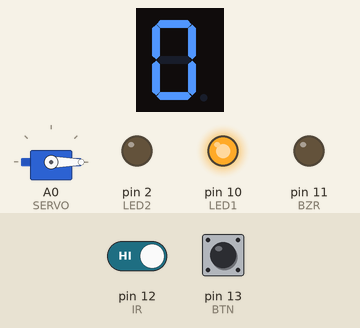
Recording of a sketch running on a simulated Arduino Uno, built with avr-gcc and run on an emulated ATmega328P. On the bench: 1-digit seven-segment display, servo, output pins drawn as LEDs (lit = HIGH). Wiring (inferred from the names in the program): 1-digit 7-segment display, segments lit when HIGH: segments pin 3, pin 4, pin 5, pin 6, pin 7, pin 8, pin 9. The test bench sets the inputs (shaded band); at power-on: pin 12 (IR) HIGH, pin 13 (BTN) HIGH. The segment pins are drawn as the display they are named for; pins used as bus, display or sensor lines are not drawn.

Above: at 1.8 s.
1.9 s: pin 12 (IR) driven LOW
At 2.3 s:
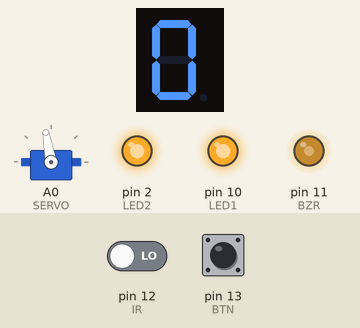
4.9 s: pin 13 (BTN) pulled LOW for 0.6 s
At 5.9 s:
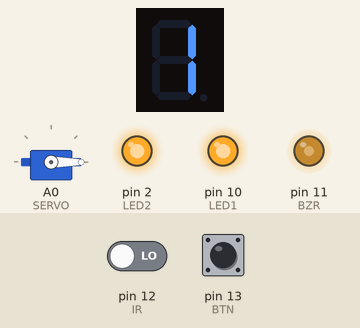
8.5 s: pin 13 (BTN) pulled LOW for 1 s
At 20.1 s:
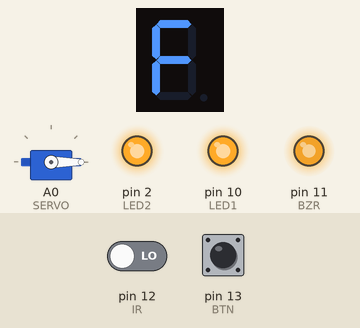
Timing chart, 0 to 20.5 s (numbered marks = the images above; inputs shaded):
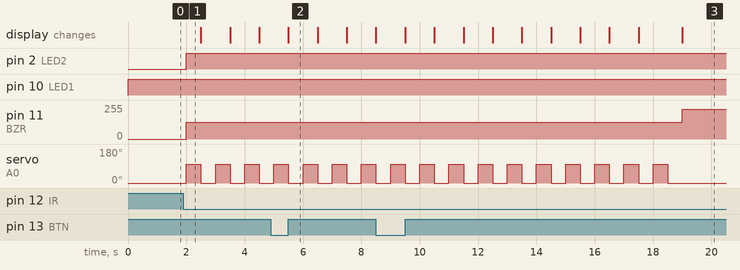

The sketch:

7segment.ino
```cpp
#include <Servo.h>
const int A = 3;
const int B = 4;
const int C = 5;
const int D = 6;
const int E = 7;
const int F = 8;
const int G = 9;
const int LED1 = 10;
const int LED2 = 2;
const int IR = 12;
const int BZR =11;
const int BTN =13;
const int SERVO=A0;
Servo myservo;
int ctr;

void setup() {
  // put your setup code here, to run once:
  Serial.begin(9600);
  pinMode(A,OUTPUT);
  pinMode(B,OUTPUT);
  pinMode(C,OUTPUT);
  pinMode(D,OUTPUT);
  pinMode(E,OUTPUT);
  pinMode(F,OUTPUT);
  pinMode(G,OUTPUT);
  pinMode(LED1,OUTPUT);
  pinMode(LED2,OUTPUT);
  pinMode(IR, INPUT);
  pinMode(BZR, OUTPUT);
  pinMode(BTN, INPUT);
  myservo.attach(SERVO);

//  pinMode (2,OUTPUT);
}

void zero() {
  digitalWrite (A, HIGH);
  digitalWrite (B, HIGH);
  digitalWrite (C, HIGH);
  digitalWrite (D, HIGH);
  digitalWrite (E, HIGH);
  digitalWrite (F, HIGH);
  digitalWrite (G, LOW);
}
void one() {
  digitalWrite (A, LOW);
  digitalWrite (B, HIGH);
  digitalWrite (C, HIGH);
  digitalWrite (D, LOW);
  digitalWrite (E, LOW);
  digitalWrite (F, LOW);
  digitalWrite (G, LOW);
}
void two() {
  digitalWrite (A, HIGH);
  digitalWrite (B, HIGH);
  digitalWrite (C, LOW);
  digitalWrite (D, HIGH);
  digitalWrite (E, HIGH);
  digitalWrite (F, LOW);
  digitalWrite (G, HIGH);
}
void three() {
  digitalWrite (A, HIGH);
  digitalWrite (B, HIGH);
  digitalWrite (C, HIGH);
  digitalWrite (D, HIGH);
  digitalWrite (E, LOW);
  digitalWrite (F, LOW);
  digitalWrite (G, HIGH);
}
void four() {
  digitalWrite (A, LOW);
  digitalWrite (B, HIGH);
  digitalWrite (C, HIGH);
  digitalWrite (D, LOW);
  digitalWrite (E, LOW);
  digitalWrite (F, HIGH);
  digitalWrite (G, HIGH);
}
void five() {
  digitalWrite (A, HIGH);
  digitalWrite (B, LOW);
  digitalWrite (C, HIGH);
  digitalWrite (D, HIGH);
  digitalWrite (E, LOW);
  digitalWrite (F, HIGH);
  digitalWrite (G, HIGH);
}
void six() {
  digitalWrite (A, HIGH);
  digitalWrite (B, LOW);
  digitalWrite (C, HIGH);
  digitalWrite (D, HIGH);
  digitalWrite (E, HIGH);
  digitalWrite (F, HIGH);
  digitalWrite (G, HIGH);
}
void seven() {
  digitalWrite (A, HIGH);
  digitalWrite (B, HIGH);
  digitalWrite (C, HIGH);
  digitalWrite (D, LOW);
  digitalWrite (E, LOW);
  digitalWrite (F, LOW);
  digitalWrite (G, LOW);
}
void eight() {
  digitalWrite (A, HIGH);
  digitalWrite (B, HIGH);
  digitalWrite (C, HIGH);
  digitalWrite (D, HIGH);
  digitalWrite (E, HIGH);
  digitalWrite (F, HIGH);
  digitalWrite (G, HIGH);
}
void nine() {
  digitalWrite (A, HIGH);
  digitalWrite (B, HIGH);
  digitalWrite (C, HIGH);
  digitalWrite (D, HIGH);
  digitalWrite (E, LOW);
  digitalWrite (F, HIGH);
  digitalWrite (G, HIGH);
}
void full() {
  digitalWrite (A, HIGH);
  digitalWrite (B, LOW);
  digitalWrite (C, LOW);
  digitalWrite (D, LOW);
  digitalWrite (E, HIGH);
  digitalWrite (F, HIGH);
  digitalWrite (G, HIGH);
  analogWrite(BZR,225);
}

void loop() {
//  Serial.println(digitalRead(IR));
//  Serial.println(ctr);
  myservo.write(0);
  digitalWrite(LED1,HIGH);
  if(!digitalRead(BTN)) {
    ctr=0;
  }
  while(ctr>9){
    full();
    if(!digitalRead(BTN)) ctr=0;
  }
  if(!digitalRead(IR)) {
    digitalWrite(LED2,HIGH),myservo.write(100),analogWrite(BZR, 125),ctr++;
    delay(500);
    myservo.write(0);
  }
  else {
    digitalWrite(LED2,LOW),analogWrite(BZR, 0);
  }

  if(ctr==0) zero();
  else if(ctr==1) one();
  else if(ctr==2) two();
  else if(ctr==3) three();
  else if(ctr==4) four();
  else if(ctr==5) five();
  else if(ctr==6) six();
  else if(ctr==7) seven();
  else if(ctr==8) eight();
  else nine();
  delay(500);
}
```

Measured:
- after the input at 1.9 s, pin 2 (LED2): LOW → HIGH after 0.10 s; pin 11 (BZR): 0/255 → 125/255 after 0.10 s; servo on A0 (SERVO): alternates 100° for 0.50 s and 0° for 0.50 s, starting after 0.10 s
- after the input at 8.5 s, pin 11 (BZR): 125/255 → 225/255 after 10.5 s instead of 6.5 s
- what the display in image 2 shows lasts 1.0 s, from 5.5 s to 6.5 s
